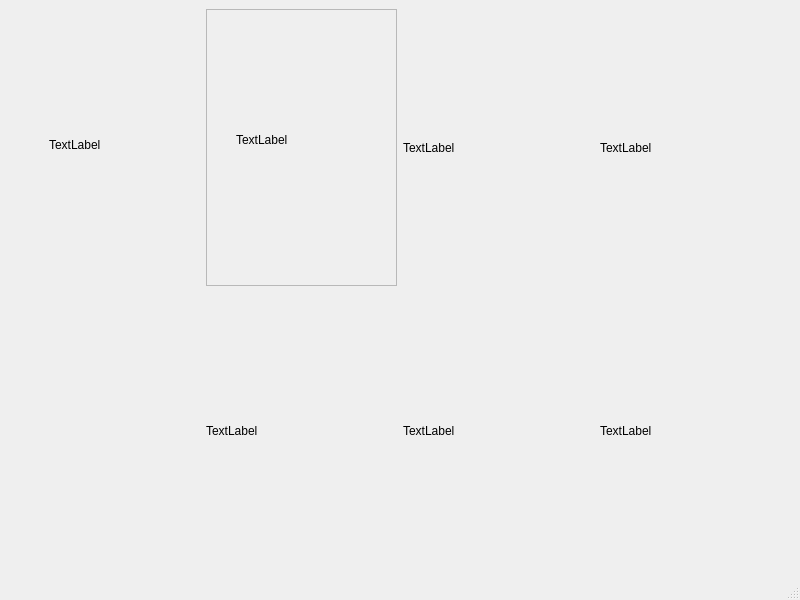
<?xml version="1.0" encoding="UTF-8"?>
<ui version="4.0">
 <class>MainWindow</class>
 <widget class="QMainWindow" name="MainWindow">
  <property name="geometry">
   <rect>
    <x>0</x>
    <y>0</y>
    <width>800</width>
    <height>600</height>
   </rect>
  </property>
  <property name="windowTitle">
   <string>MainWindow</string>
  </property>
  <widget class="QWidget" name="centralwidget">
   <layout class="QGridLayout" name="gridLayout_2">
    <item row="0" column="0">
     <layout class="QGridLayout" name="gridLayout">
      <item row="1" column="2">
       <widget class="QLabel" name="label_6">
        <property name="text">
         <string>TextLabel</string>
        </property>
       </widget>
      </item>
      <item row="1" column="1">
       <widget class="QLabel" name="label_2">
        <property name="text">
         <string>TextLabel</string>
        </property>
       </widget>
      </item>
      <item row="0" column="2">
       <widget class="QLabel" name="label_5">
        <property name="text">
         <string>TextLabel</string>
        </property>
       </widget>
      </item>
      <item row="0" column="3">
       <widget class="QLabel" name="label_3">
        <property name="text">
         <string>TextLabel</string>
        </property>
       </widget>
      </item>
      <item row="1" column="3">
       <widget class="QLabel" name="label_4">
        <property name="text">
         <string>TextLabel</string>
        </property>
       </widget>
      </item>
      <item row="0" column="0">
       <widget class="QWidget" name="widget" native="true">
        <widget class="QLabel" name="label">
         <property name="geometry">
          <rect>
           <x>40</x>
           <y>70</y>
           <width>101</width>
           <height>131</height>
          </rect>
         </property>
         <property name="text">
          <string>TextLabel</string>
         </property>
        </widget>
       </widget>
      </item>
      <item row="0" column="1">
       <widget class="QFrame" name="frame">
        <property name="frameShape">
         <enum>QFrame::StyledPanel</enum>
        </property>
        <property name="frameShadow">
         <enum>QFrame::Raised</enum>
        </property>
        <widget class="QLabel" name="label_7">
         <property name="geometry">
          <rect>
           <x>30</x>
           <y>100</y>
           <width>111</width>
           <height>61</height>
          </rect>
         </property>
         <property name="text">
          <string>TextLabel</string>
         </property>
        </widget>
       </widget>
      </item>
     </layout>
    </item>
   </layout>
  </widget>
  <widget class="QMenuBar" name="menubar">
   <property name="geometry">
    <rect>
     <x>0</x>
     <y>0</y>
     <width>800</width>
     <height>33</height>
    </rect>
   </property>
  </widget>
  <widget class="QStatusBar" name="statusbar"/>
 </widget>
 <resources/>
 <connections/>
</ui>
